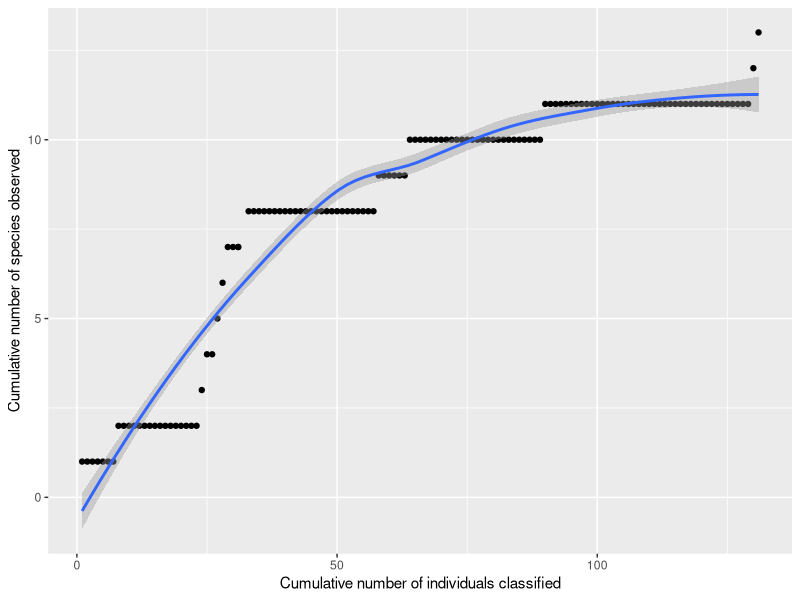

Recreate this plot in R. (Note: this script raises an error after producing the figure.)
## ---- chunk 1
#To make tables
install.packages("kableExtra")
library(kableExtra)
library(knitr)
#To manipulate and plot data
library(tidyverse)
## ---- chunk 2
example_data1 = data.frame(
  number = c(1,2,3,4,5,6,7,8,9,10,11,12,13),
  name = c("Twizzler", "OG Gummy", "Wine Gummy", "Sugar Gummy", "Sugar Swirls", "Sugar Bottles", "Octopi", "Mike-Ike", "Sphere Candy", "SKittles", "M&Ms", "Kisses", "Lego"),
  characteristics = c("red string", "gummy bear", "wine gummy bear", "sugar gummy bear", "sugar coated swirls", "sugar coated bottle", "sugar coated octopi", "ovoid chewy", "spherical chewy", "flat hardshell chocolate", "bulky hardshell chocolate", "flat-bottom teardrop chocolate", "lego-like hard chewy"), 
  occurences = c(7,16,1,2,1,1,4,25,6,26,41,1,1)
)
## ---- chunk 3
example_data1 %>% 
  kable("html") %>%
  kable_styling(bootstrap_options = "striped", font_size = 10, full_width = F)
## ---- chunk 4
example_data2 = data.frame(
  x = c(1,2,3,4,5,6,7,8,9,10,11,12,13,14,15,16,17,18,19,20,21,22,23,24,25,26,27,28,29,30,31,31,33,34,35,36,37,38,39,40,41,42,43,44,45,46,47,48,49,50,51,52,53,54,55,56,57,58,59,60,61,62,63,64,65,66,67,68,69,70,71,72,73,74,75,76,77,78,79,80,81,82,83,84,85,86,87,88,89,90,91,92,93,94,95,96,97,98,99,100,101,102,103,104,105,106,107,108,109,110,111,112,113,114,115,116,117,118,119,120,121,122,123,124,125,126,127,128,129,130,131),
  y = c(1,1,1,1,1,1,1,2,2,2,2,2,2,2,2,2,2,2,2,2,2,2,2,3,4,4,5,6,7,7,7,7,8,8,8,8,8,8,8,8,8,8,8,8,8,8,8,8,8,8,8,8,8,8,8,8,8,9,9,9,9,9,9,10,10,10,10,10,10,10,10,10,10,10,10,10,10,10,10,10,10,10,10,10,10,10,10,10,10,11,11,11,11,11,11,11,11,11,11,11,11,11,11,11,11,11,11,11,11,11,11,11,11,11,11,11,11,11,11,11,11,11,11,11,11,11,11,11,11,12,13)
)
## ---- chunk 5
ggplot(example_data2, aes(x=x, y=y)) +
  geom_point() +
  geom_smooth() +
  labs(x="Cumulative number of individuals classified", y="Cumulative number of species observed")
## ---- chunk 6
rarecurve()

## ---- chunk 7
species1 = 7/(7+16+1+2+1+1+4+25+6+26+41+1+1)
species2 = 16/(132)
species3 = 1/(132)
species4 = 2/(132)
species5 = 1/(132)
species6 = 1/(132)
species7 = 4/(132)
species8 = 25/(132)
species9 = 6/(132)
species10 = 26/(132)
species11 = 41/(132)
species12 = 1/(132)
species13 = 1/(132)

1 / (species1^2 + species2^2 + species3^2 + species4^2 + species5^2 + species6^2 + species7^2 + species8^2 + species9^2 + species10^2 + species11^2 + species12^2 + species13^2)
## ---- chunk 8
OGcommunity_data1 = data.frame(
  number = c(1,2,3,4,5,6,7,8,9,10,11,12,13),
  name = c("Strings", "OG Gummy", "Wine Gummy", "Sugar Gummy", "Sugar Swirls", "Sugar Bottles", "Octopi", "Mike-Ike", "Sphere Candy", "SKittles", "M&Ms", "Kisses", "Lego"),
  characteristics = c("red string", "gummy bear", "wine gummy bear", "sugar gummy bear", "sugar coated swirls", "sugar coated bottle", "sugar coated octopi", "ovoid chewy", "spherical chewy", "flat hardshell chocolate", "bulky hardshell chocolate", "flat-bottom teardrop chocolate", "lego-like hard chewy"), 
  occurences = c(14,101,8,3,3,3,6,131,19,197,242,16,18)
)
## ---- chunk 9
cspecies1 = 14/(761)
cspecies2 = 101/(761)
cspecies3 = 8/(761)
cspecies4 = 3/(761)
cspecies5 = 3/(761)
cspecies6 = 3/(761)
cspecies7 = 6/(761)
cspecies8 = 131/(761)
cspecies9 = 19/(761)
cspecies10 = 197/(761)
cspecies11 = 214/(761)
cspecies12 = 16/(761)
cspecies13 = 18/(761)

1 / (cspecies1^2 + cspecies2^2 + cspecies3^2 + cspecies4^2 + cspecies5^2 + cspecies6^2 + cspecies7^2 + cspecies8^2 + cspecies9^2 + cspecies10^2 + cspecies11^2 + cspecies12^2 + cspecies13^2)
## ---- chunk 10
13 + 5^2/(2*8)
## ---- chunk 11
13 + 0^2/(2*13)
## ---- chunk 12
library(vegan)
## ---- chunk 13
example_data1_diversity = 
  example_data1 %>% 
  select(name, occurences) %>% 
  spread(name, occurences)

example_data1_diversity
## ---- chunk 14
diversity(example_data1_diversity, index="invsimpson")
## ---- chunk 15
specpool(example_data1_diversity)
## ---- chunk 16
OGcommunity_data1_diversity = 
  OGcommunity_data1 %>% 
  select(name, occurences) %>% 
  spread(name, occurences)

OGcommunity_data1_diversity
## ---- chunk 17
diversity(OGcommunity_data1_diversity, index="invsimpson")
## ---- chunk 18
specpool(OGcommunity_data1_diversity)
